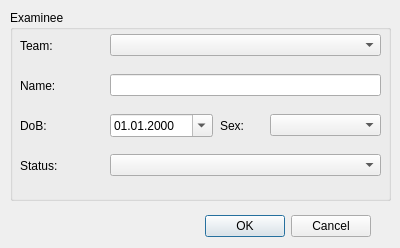
<?xml version="1.0" encoding="UTF-8"?>
<ui version="4.0">
 <class>SurveyedCreateDialog</class>
 <widget class="QDialog" name="SurveyedCreateDialog">
  <property name="geometry">
   <rect>
    <x>0</x>
    <y>0</y>
    <width>400</width>
    <height>248</height>
   </rect>
  </property>
  <property name="minimumSize">
   <size>
    <width>400</width>
    <height>248</height>
   </size>
  </property>
  <property name="maximumSize">
   <size>
    <width>400</width>
    <height>248</height>
   </size>
  </property>
  <property name="windowTitle">
   <string>Examinee create dialog</string>
  </property>
  <widget class="QDialogButtonBox" name="buttonBox">
   <property name="geometry">
    <rect>
     <x>30</x>
     <y>210</y>
     <width>341</width>
     <height>32</height>
    </rect>
   </property>
   <property name="orientation">
    <enum>Qt::Horizontal</enum>
   </property>
   <property name="standardButtons">
    <set>QDialogButtonBox::Cancel|QDialogButtonBox::Ok</set>
   </property>
  </widget>
  <widget class="QGroupBox" name="groupBox">
   <property name="geometry">
    <rect>
     <x>10</x>
     <y>10</y>
     <width>381</width>
     <height>191</height>
    </rect>
   </property>
   <property name="title">
    <string>Examinee</string>
   </property>
   <widget class="QWidget" name="horizontalLayoutWidget">
    <property name="geometry">
     <rect>
      <x>10</x>
      <y>20</y>
      <width>81</width>
      <height>31</height>
     </rect>
    </property>
    <layout class="QHBoxLayout" name="horizontalLayout">
     <item>
      <widget class="QLabel" name="label">
       <property name="text">
        <string>Team:</string>
       </property>
      </widget>
     </item>
    </layout>
   </widget>
   <widget class="QWidget" name="verticalLayoutWidget">
    <property name="geometry">
     <rect>
      <x>100</x>
      <y>20</y>
      <width>271</width>
      <height>31</height>
     </rect>
    </property>
    <layout class="QVBoxLayout" name="verticalLayout">
     <item>
      <widget class="QComboBox" name="cbTeam"/>
     </item>
    </layout>
   </widget>
   <widget class="QWidget" name="verticalLayoutWidget_2">
    <property name="geometry">
     <rect>
      <x>100</x>
      <y>60</y>
      <width>271</width>
      <height>31</height>
     </rect>
    </property>
    <layout class="QVBoxLayout" name="verticalLayout_2">
     <item>
      <widget class="QLineEdit" name="leName"/>
     </item>
    </layout>
   </widget>
   <widget class="QWidget" name="horizontalLayoutWidget_2">
    <property name="geometry">
     <rect>
      <x>10</x>
      <y>60</y>
      <width>81</width>
      <height>31</height>
     </rect>
    </property>
    <layout class="QHBoxLayout" name="horizontalLayout_2">
     <item>
      <widget class="QLabel" name="label_2">
       <property name="text">
        <string>Name:</string>
       </property>
      </widget>
     </item>
    </layout>
   </widget>
   <widget class="QWidget" name="horizontalLayoutWidget_3">
    <property name="geometry">
     <rect>
      <x>10</x>
      <y>100</y>
      <width>81</width>
      <height>31</height>
     </rect>
    </property>
    <layout class="QHBoxLayout" name="horizontalLayout_3">
     <item>
      <widget class="QLabel" name="label_3">
       <property name="text">
        <string>DoB:</string>
       </property>
      </widget>
     </item>
    </layout>
   </widget>
   <widget class="QWidget" name="verticalLayoutWidget_3">
    <property name="geometry">
     <rect>
      <x>100</x>
      <y>100</y>
      <width>103</width>
      <height>31</height>
     </rect>
    </property>
    <layout class="QVBoxLayout" name="verticalLayout_3">
     <item>
      <widget class="QDateEdit" name="deDOB">
       <property name="displayFormat">
        <string>dd.MM.yyyy</string>
       </property>
       <property name="calendarPopup">
        <bool>true</bool>
       </property>
      </widget>
     </item>
    </layout>
   </widget>
   <widget class="QWidget" name="horizontalLayoutWidget_4">
    <property name="geometry">
     <rect>
      <x>210</x>
      <y>100</y>
      <width>41</width>
      <height>31</height>
     </rect>
    </property>
    <layout class="QHBoxLayout" name="horizontalLayout_4">
     <item>
      <widget class="QLabel" name="label_4">
       <property name="text">
        <string>Sex:</string>
       </property>
      </widget>
     </item>
    </layout>
   </widget>
   <widget class="QWidget" name="verticalLayoutWidget_4">
    <property name="geometry">
     <rect>
      <x>260</x>
      <y>100</y>
      <width>111</width>
      <height>31</height>
     </rect>
    </property>
    <layout class="QVBoxLayout" name="verticalLayout_4">
     <item>
      <widget class="QComboBox" name="cbSex"/>
     </item>
    </layout>
   </widget>
   <widget class="QWidget" name="horizontalLayoutWidget_6">
    <property name="geometry">
     <rect>
      <x>10</x>
      <y>140</y>
      <width>81</width>
      <height>31</height>
     </rect>
    </property>
    <layout class="QHBoxLayout" name="horizontalLayout_6">
     <item>
      <widget class="QLabel" name="label_6">
       <property name="text">
        <string>Status:</string>
       </property>
      </widget>
     </item>
    </layout>
   </widget>
   <widget class="QWidget" name="verticalLayoutWidget_6">
    <property name="geometry">
     <rect>
      <x>100</x>
      <y>140</y>
      <width>271</width>
      <height>31</height>
     </rect>
    </property>
    <layout class="QVBoxLayout" name="verticalLayout_6">
     <item>
      <widget class="QComboBox" name="cbQualification"/>
     </item>
    </layout>
   </widget>
  </widget>
 </widget>
 <resources/>
 <connections>
  <connection>
   <sender>buttonBox</sender>
   <signal>accepted()</signal>
   <receiver>SurveyedCreateDialog</receiver>
   <slot>accept()</slot>
   <hints>
    <hint type="sourcelabel">
     <x>248</x>
     <y>254</y>
    </hint>
    <hint type="destinationlabel">
     <x>157</x>
     <y>274</y>
    </hint>
   </hints>
  </connection>
  <connection>
   <sender>buttonBox</sender>
   <signal>rejected()</signal>
   <receiver>SurveyedCreateDialog</receiver>
   <slot>reject()</slot>
   <hints>
    <hint type="sourcelabel">
     <x>316</x>
     <y>260</y>
    </hint>
    <hint type="destinationlabel">
     <x>286</x>
     <y>274</y>
    </hint>
   </hints>
  </connection>
  <connection>
   <sender>leName</sender>
   <signal>textChanged(QString)</signal>
   <receiver>SurveyedCreateDialog</receiver>
   <slot>slotTextChanged()</slot>
   <hints>
    <hint type="sourcelabel">
     <x>245</x>
     <y>84</y>
    </hint>
    <hint type="destinationlabel">
     <x>199</x>
     <y>123</y>
    </hint>
   </hints>
  </connection>
 </connections>
 <slots>
  <slot>slotTextChanged()</slot>
 </slots>
</ui>
